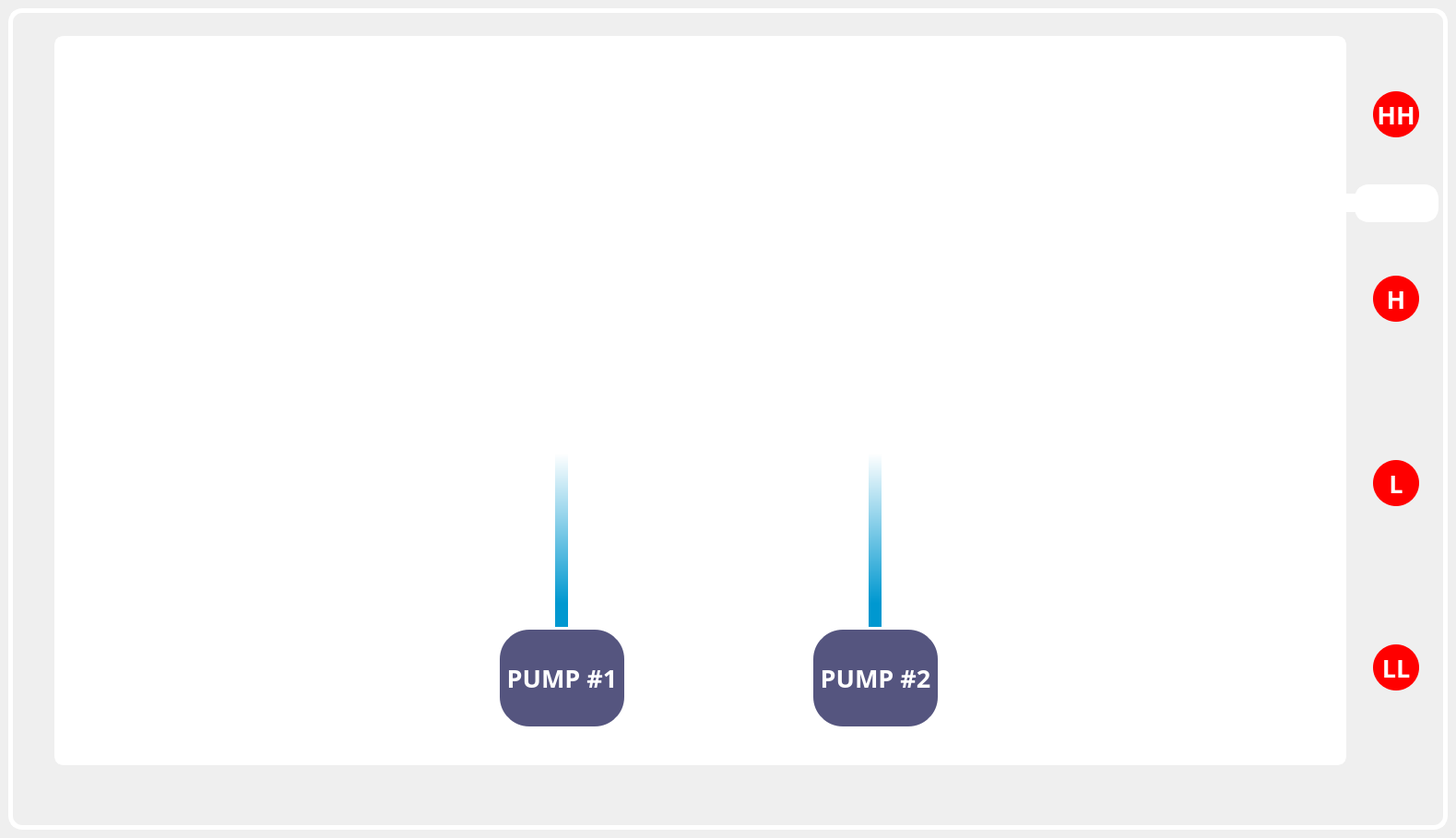
           <widget class="QWidget" name="imageTabWidgetPage1">
            <attribute name="title">
             <string extracomment="page">Current Level</string>
            </attribute>
            <widget class="QFrame" name="frame_2">
             <property name="geometry">
              <rect>
               <x>9</x>
               <y>9</y>
               <width>1561</width>
               <height>891</height>
              </rect>
             </property>
             <property name="styleSheet">
              <string notr="true">QFrame{    
	background-repeat : no-repeat;
	background-position: center;
	border: 3px solid rgb(255, 255, 255);
	border-radius: 15px;
	border-width: 5px;
}
</string>
             </property>
             <property name="frameShape">
              <enum>QFrame::NoFrame</enum>
             </property>
             <property name="frameShadow">
              <enum>QFrame::Raised</enum>
             </property>
             <widget class="QProgressBar" name="progressBar_water">
              <property name="geometry">
               <rect>
                <x>50</x>
                <y>30</y>
                <width>1401</width>
                <height>791</height>
               </rect>
              </property>
              <property name="styleSheet">
               <string notr="true">QProgressBar {
	border: 10px solid white;
	border-width: 5px;
	border-radius: 10px;
}

QProgressBar::chunk {
    background-color: #10a1cf;
}</string>
              </property>
              <property name="value">
               <number>0</number>
              </property>
              <property name="alignment">
               <set>Qt::AlignCenter</set>
              </property>
              <property name="textVisible">
               <bool>false</bool>
              </property>
              <property name="orientation">
               <enum>Qt::Vertical</enum>
              </property>
             </widget>
             <widget class="Line" name="line_4">
              <property name="geometry">
               <rect>
                <x>590</x>
                <y>391</y>
                <width>20</width>
                <height>380</height>
               </rect>
              </property>
              <property name="styleSheet">
               <string notr="true">border-width: 3px;
border-radius: 10px;
background-color: qlineargradient(spread:pad, x1:0.498, y1:0.670455, x2:0.497885, y2:0.239, stop:0 rgba(0, 152, 208, 255), stop:1 rgba(255, 255, 255, 255));
</string>
              </property>
              <property name="orientation">
               <enum>Qt::Vertical</enum>
              </property>
             </widget>
             <widget class="Line" name="line_5">
              <property name="geometry">
               <rect>
                <x>599</x>
                <y>390</y>
                <width>341</width>
                <height>20</height>
               </rect>
              </property>
              <property name="styleSheet">
               <string notr="true">background-color: rgb(255, 255, 255);
</string>
              </property>
              <property name="orientation">
               <enum>Qt::Horizontal</enum>
              </property>
             </widget>
             <widget class="Line" name="line_6">
              <property name="geometry">
               <rect>
                <x>930</x>
                <y>391</y>
                <width>20</width>
                <height>380</height>
               </rect>
              </property>
              <property name="styleSheet">
               <string notr="true">border-width: 3px;
border-radius: 10px;
background-color: qlineargradient(spread:pad, x1:0.498, y1:0.670455, x2:0.497885, y2:0.239, stop:0 rgba(0, 152, 208, 255), stop:1 rgba(255, 255, 255, 255));
</string>
              </property>
              <property name="orientation">
               <enum>Qt::Vertical</enum>
              </property>
             </widget>
             <widget class="Line" name="line_7">
              <property name="geometry">
               <rect>
                <x>760</x>
                <y>201</y>
                <width>20</width>
                <height>201</height>
               </rect>
              </property>
              <property name="styleSheet">
               <string notr="true">border-width: 3px;
border-radius: 10px;
background-color: rgb(255, 255, 255);</string>
              </property>
              <property name="orientation">
               <enum>Qt::Vertical</enum>
              </property>
             </widget>
             <widget class="Line" name="line_8">
              <property name="geometry">
               <rect>
                <x>770</x>
                <y>201</y>
                <width>731</width>
                <height>20</height>
               </rect>
              </property>
              <property name="styleSheet">
               <string notr="true">background-color: rgb(255, 255, 255);
</string>
              </property>
              <property name="orientation">
               <enum>Qt::Horizontal</enum>
              </property>
             </widget>
             <widget class="Line" name="line_9">
              <property name="geometry">
               <rect>
                <x>1270</x>
                <y>270</y>
                <width>91</width>
                <height>41</height>
               </rect>
              </property>
              <property name="styleSheet">
               <string notr="true">background-color: rgba(255, 255, 255);

color: rgb(255, 255, 255);
</string>
              </property>
              <property name="orientation">
               <enum>Qt::Horizontal</enum>
              </property>
             </widget>
             <widget class="Line" name="line_11">
              <property name="geometry">
               <rect>
                <x>1460</x>
                <y>191</y>
                <width>91</width>
                <height>41</height>
               </rect>
              </property>
              <property name="styleSheet">
               <string notr="true">background-color: rgba(255, 255, 255);

color: rgb(255, 255, 255);
</string>
              </property>
              <property name="orientation">
               <enum>Qt::Horizontal</enum>
              </property>
             </widget>
             <widget class="QLabel" name="lbl_PUMP1">
              <property name="geometry">
               <rect>
                <x>530</x>
                <y>671</y>
                <width>141</width>
                <height>111</height>
               </rect>
              </property>
              <property name="minimumSize">
               <size>
                <width>50</width>
                <height>50</height>
               </size>
              </property>
              <property name="baseSize">
               <size>
                <width>50</width>
                <height>50</height>
               </size>
              </property>
              <property name="font">
               <font>
                <family>Piboto Condensed</family>
                <pointsize>20</pointsize>
                <weight>75</weight>
                <bold>true</bold>
               </font>
              </property>
              <property name="styleSheet">
               <string notr="true">border-width: 3px;
border-radius: 35px;
border-color: rgb(255, 255, 255);
color: rgb(255, 255, 255);
background-color: rgb(85, 85, 127);</string>
              </property>
              <property name="text">
               <string>PUMP #1</string>
              </property>
              <property name="alignment">
               <set>Qt::AlignCenter</set>
              </property>
             </widget>
             <widget class="QLabel" name="lbl_PUMP2">
              <property name="geometry">
               <rect>
                <x>870</x>
                <y>671</y>
                <width>141</width>
                <height>111</height>
               </rect>
              </property>
              <property name="minimumSize">
               <size>
                <width>50</width>
                <height>50</height>
               </size>
              </property>
              <property name="baseSize">
               <size>
                <width>50</width>
                <height>50</height>
               </size>
              </property>
              <property name="font">
               <font>
                <family>Piboto Condensed</family>
                <pointsize>20</pointsize>
                <weight>75</weight>
                <bold>true</bold>
               </font>
              </property>
              <property name="styleSheet">
               <string notr="true">border-width: 3px;
border-radius: 35px;
border-color: rgb(255, 255, 255);
color: rgb(255, 255, 255);
background-color: rgb(85, 85, 127);</string>
              </property>
              <property name="text">
               <string>PUMP #2</string>
              </property>
              <property name="alignment">
               <set>Qt::AlignCenter</set>
              </property>
             </widget>
             <widget class="QLabel" name="lbl_wl_LL">
              <property name="geometry">
               <rect>
                <x>1480</x>
                <y>690</y>
                <width>50</width>
                <height>50</height>
               </rect>
              </property>
              <property name="minimumSize">
               <size>
                <width>50</width>
                <height>50</height>
               </size>
              </property>
              <property name="baseSize">
               <size>
                <width>50</width>
                <height>50</height>
               </size>
              </property>
              <property name="font">
               <font>
                <family>Piboto Condensed</family>
                <pointsize>20</pointsize>
                <weight>75</weight>
                <bold>true</bold>
               </font>
              </property>
              <property name="styleSheet">
               <string notr="true">border-radius: 25px;
border-width: 0px;
color: rgb(255, 255, 255);
background-color: rgb(255, 0, 0);</string>
              </property>
              <property name="text">
               <string>LL</string>
              </property>
              <property name="alignment">
               <set>Qt::AlignCenter</set>
              </property>
             </widget>
             <widget class="QLabel" name="lbl_wl_HH">
              <property name="geometry">
               <rect>
                <x>1480</x>
                <y>90</y>
                <width>50</width>
                <height>50</height>
               </rect>
              </property>
              <property name="minimumSize">
               <size>
                <width>50</width>
                <height>50</height>
               </size>
              </property>
              <property name="baseSize">
               <size>
                <width>50</width>
                <height>50</height>
               </size>
              </property>
              <property name="font">
               <font>
                <family>Piboto Condensed</family>
                <pointsize>20</pointsize>
                <weight>75</weight>
                <bold>true</bold>
               </font>
              </property>
              <property name="styleSheet">
               <string notr="true">border-radius: 25px;
border-width: 0px;
color: rgb(255, 255, 255);
background-color: rgb(255, 0, 0);</string>
              </property>
              <property name="text">
               <string>HH</string>
              </property>
              <property name="alignment">
               <set>Qt::AlignCenter</set>
              </property>
             </widget>
             <widget class="QLabel" name="lbl_wl_H">
              <property name="enabled">
               <bool>true</bool>
              </property>
              <property name="geometry">
               <rect>
                <x>1480</x>
                <y>290</y>
                <width>50</width>
                <height>50</height>
               </rect>
              </property>
              <property name="minimumSize">
               <size>
                <width>50</width>
                <height>50</height>
               </size>
              </property>
              <property name="baseSize">
               <size>
                <width>50</width>
                <height>50</height>
               </size>
              </property>
              <property name="font">
               <font>
                <family>Piboto Condensed</family>
                <pointsize>20</pointsize>
                <weight>75</weight>
                <bold>true</bold>
               </font>
              </property>
              <property name="styleSheet">
               <string notr="true">border-radius: 25px;
border-width: 0px;
color: rgb(255, 255, 255);
background-color: rgb(255, 0, 0);</string>
              </property>
              <property name="text">
               <string>H</string>
              </property>
              <property name="alignment">
               <set>Qt::AlignCenter</set>
              </property>
             </widget>
             <widget class="QLabel" name="lbl_wl_L">
              <property name="geometry">
               <rect>
                <x>1480</x>
                <y>490</y>
                <width>50</width>
                <height>50</height>
               </rect>
              </property>
              <property name="minimumSize">
               <size>
                <width>50</width>
                <height>50</height>
               </size>
              </property>
              <property name="baseSize">
               <size>
                <width>50</width>
                <height>50</height>
               </size>
              </property>
              <property name="font">
               <font>
                <family>Piboto Condensed</family>
                <pointsize>20</pointsize>
                <weight>75</weight>
                <bold>true</bold>
               </font>
              </property>
              <property name="styleSheet">
               <string notr="true">border-radius: 25px;
border-width: 0px;
color: rgb(255, 255, 255);
background-color: rgb(255, 0, 0);</string>
              </property>
              <property name="text">
               <string>L</string>
              </property>
              <property name="alignment">
               <set>Qt::AlignCenter</set>
              </property>
             </widget>
             <zorder>line_9</zorder>
             <zorder>progressBar_water</zorder>
             <zorder>line_7</zorder>
             <zorder>line_8</zorder>
             <zorder>line_11</zorder>
             <zorder>line_4</zorder>
             <zorder>lbl_PUMP1</zorder>
             <zorder>line_6</zorder>
             <zorder>lbl_PUMP2</zorder>
             <zorder>line_5</zorder>
             <zorder>lbl_wl_LL</zorder>
             <zorder>lbl_wl_HH</zorder>
             <zorder>lbl_wl_H</zorder>
             <zorder>lbl_wl_L</zorder>
            </widget>
           </widget>
